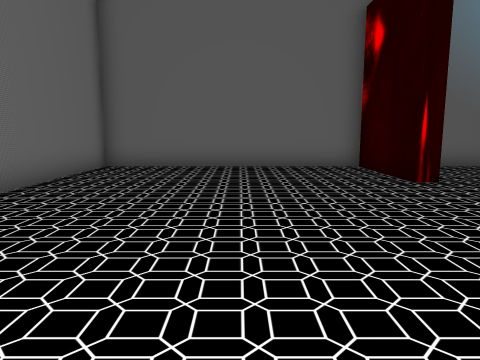
view 1 (above)

20 first-person views from a walk through a scene from a Unity 3-D project. The camera is 1.3 m above the floor, tilts 8° down and sees 70° across. The floor is counted in squares, 1.21 m on a side. Each view is taken from the middle of a square. On the plan, view 1 faces up. The plan holds only what a view shows up to about 13 squares ahead; the rest is blank. The place goes on beyond the plan. The player is left out. Door leaves are left out, so doorways stand open.

view 2
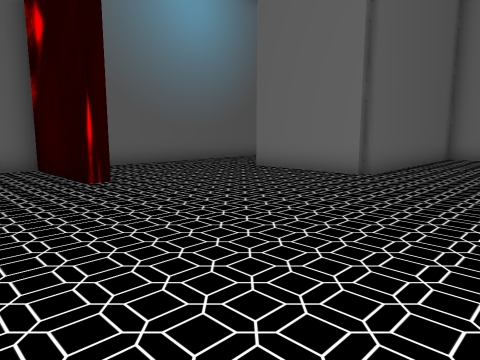

view 3
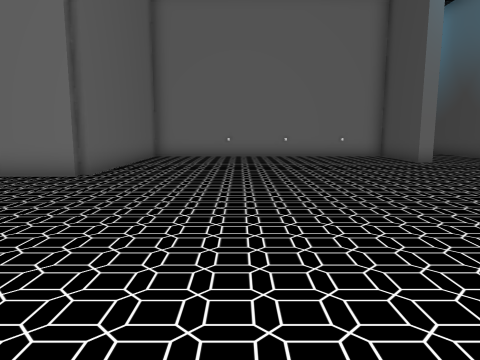

view 4
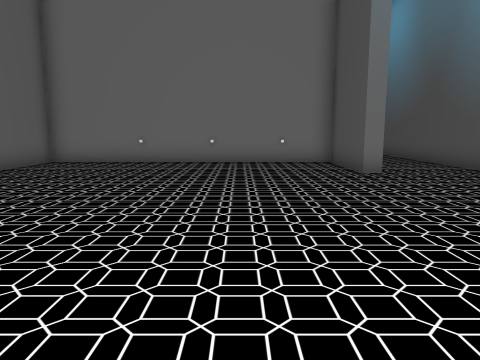

view 5
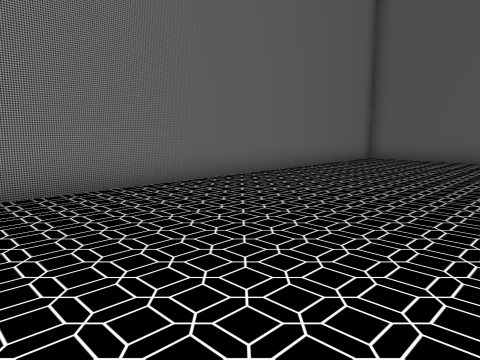

view 6
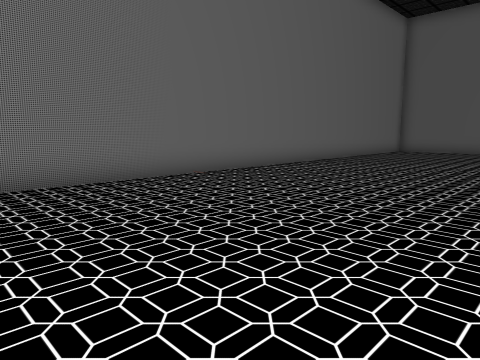

view 7
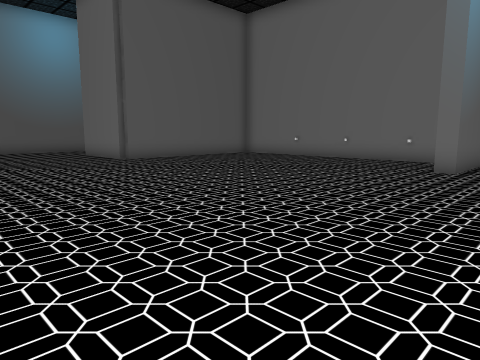

view 8
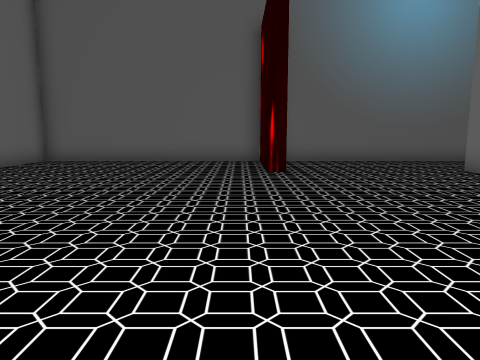

view 9
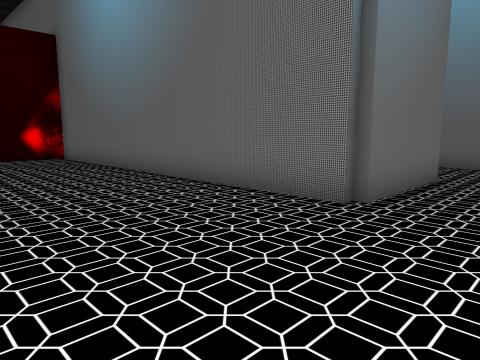

view 10
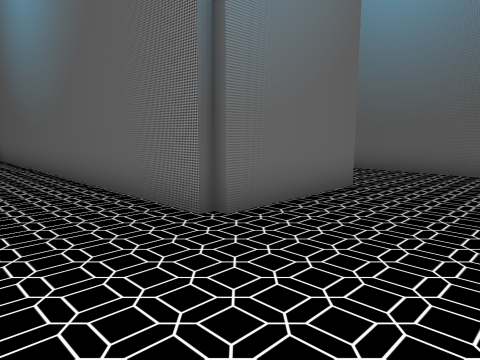

view 11
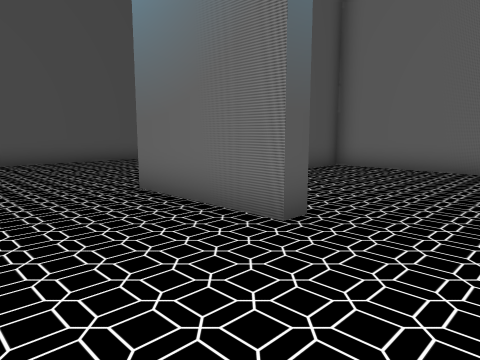

view 12
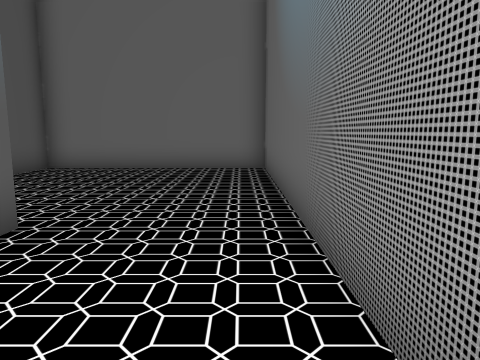

view 13
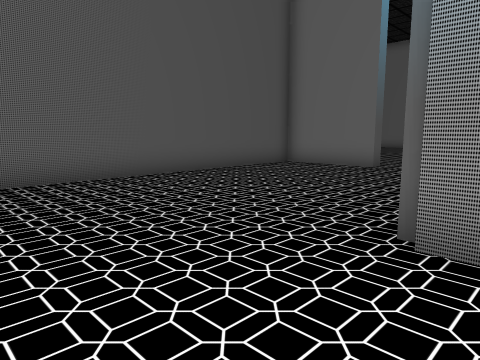

view 14
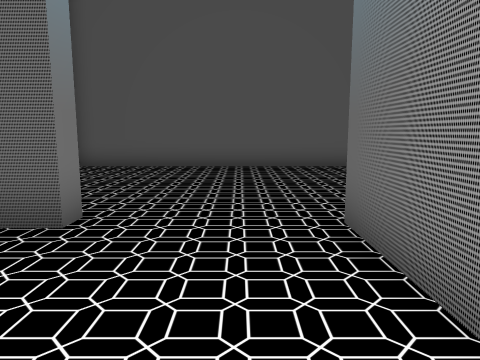

view 15
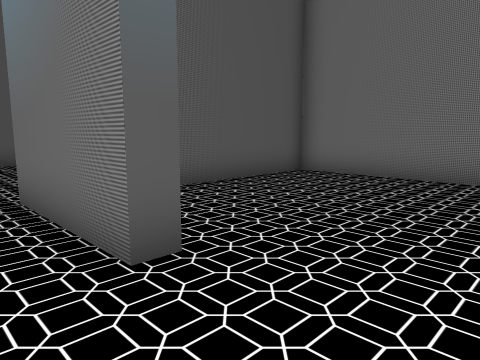

view 16
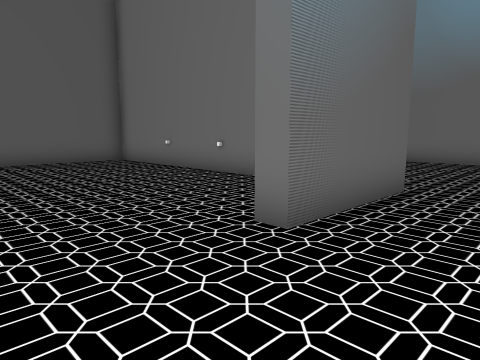

view 17
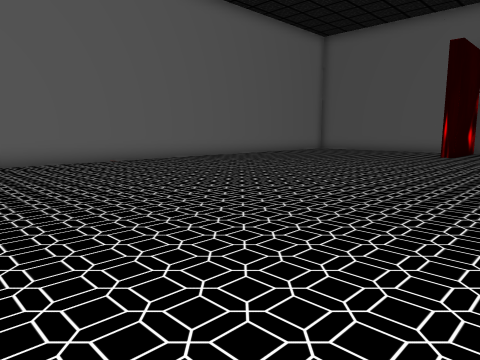

view 18
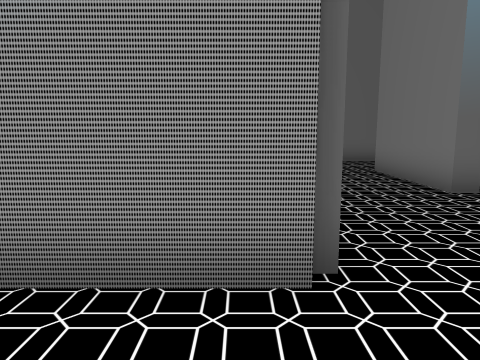

view 19
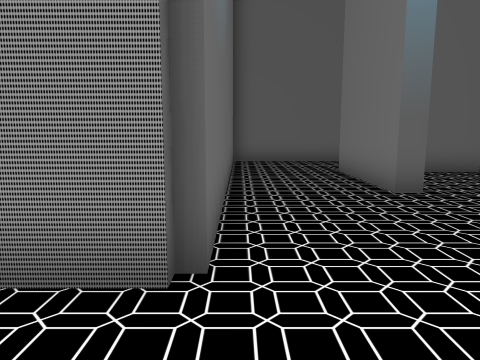

view 20
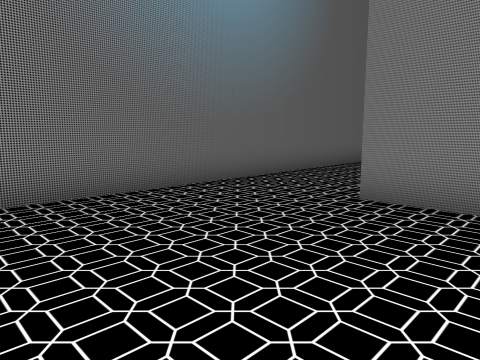

### Floor plan
Points are (right, up) in squares from view 1. A wall is a line through its corners. A room is listed if a view was taken in it or the views show most of it. See-through windows are left out.
Room 1 (views 1, 2, 3, 4, 5, 6, 7, 8, 16, 17)
walls: (4.4, 7.2) (3.8, 7.2); (4.3, 9.9) (4.3, 9.2); (3.9, 10.8) (-4.2, 10.8) (-4.2, -7.8); (13, -6.8) (13, -6.3) (16.3, -6.3) (16.3, 3.7) (9.3, 3.7) (9.3, 7.5); (9.6, 10.8) (4.4, 10.8)
ways out: open door at (9.4, 9.3) to room 2; open door at (13, -8) to room 4
Room 2 (views 9, 10)
walls: (16.7, 10.8) (9.6, 10.8); (9.7, 7.5) (9.7, 4.3) (20.5, 4.3)
ways out: open door at (9.4, 9.3) to room 1; open door at (18.5, 11) to room 3
Room 3 (views 11, 12, 13, 14, 15)
walls: (16.7, 14.5) (16.7, 10.8); (20, 11.3) (20.5, 11.3); (20.5, 17.8) (16.6, 17.8)
ways out: open door at (18.5, 11) to room 2; open door at (16.5, 16.5) to room 5
Room 4 (views 18, 19)
walls: (19.8, -3) (19.8, 0.5); (16.6, -6.8) (13, -6.8); (20.5, 3.7) (16.7, 3.7) (16.7, -6.5)
ways out: open door at (13, -8) to room 1; open door at (20, -6)
Room 5 (view 20)
walls: (16.3, 12.9) (16.3, 14.5); (16.6, 17.8) (9.7, 17.8) (9.7, 11.3) (14, 11.3)
ways out: open door at (16.5, 16.5) to room 3

Where each view was taken, in squares from view 1:
view 1: 0 up, 0 right, facing up
view 2: 0 up, 1 right, facing up-right
view 3: 0 up, 1 right, facing right
view 4: 3 down, 4 right, facing right
view 5: 3 down, 2 right, facing up-left
view 6: 9 down, 3 right, facing up-left
view 7: 9 down, 3 right, facing up-right
view 8: 2 down, 3 right, facing up
view 9: 6 up, 19 right, facing up-left
view 10: 8 up, 20 right, facing up-left
view 11: 17 up, 20 right, facing down-left
view 12: 17 up, 20 right, facing left
view 13: 12 up, 20 right, facing down-left
view 14: 15 up, 18 right, facing down
view 15: 17 up, 18 right, facing down-left
view 16: 9 down, 10 right, facing up-right
view 17: 9 down, 8 right, facing up-left
view 18: 9 down, 16 right, facing up
view 19: 9 down, 17 right, facing up
view 20: 12 up, 11 right, facing up-right
